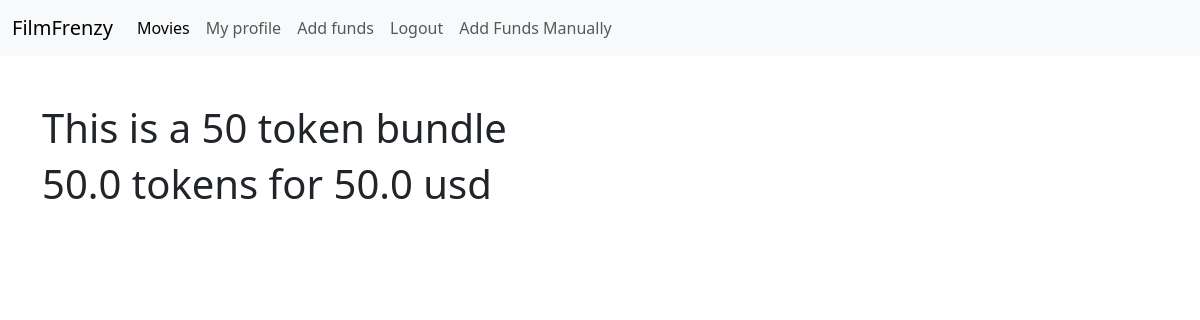
Page /checkout/1 (signed in) on the committed database.
### base/models.py (models this page shows, shortened)
class Product(models.Model):
    name = models.CharField(max_length=20)
    price = models.FloatField(null=True,blank = True)
    description = models.TextField(null = True,blank = True)
    token_value = models.FloatField(null=True,blank=True)

### base/views.py (the view)
# urls.py: path('checkout/<int:pk>',views.checkout,name='checkout'),
def checkout(request,pk):
    if request.user.is_authenticated:
        product = Product.objects.get(id = pk)
        context={
            'product':product
        }
        return render(request,'checkout.html',context)
    else:
        return redirect('homepage')

### base/templates/checkout.html (shortened to what this page needs)
{% extends 'base.html' %}
{% block content %}
<h1>{{product.description}}</h1>
<h1>{{product.token_value}} tokens for {{product.price}} usd </h1>
{% endblock %}

### rows in the picture
Product: description "This is a 50 token bundle", token_value "50.0", price "50.0"
